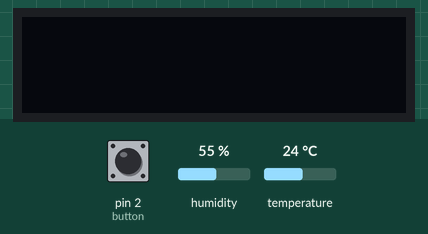
A sketch run on a simulated Arduino Uno, built with avr-gcc and run on an emulated ATmega328P. Shown: 128×32 one-colour display. The inputs (shaded band) are chosen by the test bench; at power-on: pin 2 (button) HIGH, humidity 55 %, temperature 24 °C.

Above: at 1.2 s.
1.3 s: pin 2 (button) pulled LOW for 0.15 s
At 2.2 s:
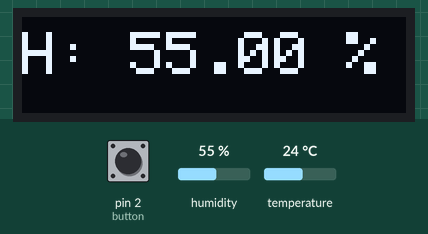
2.9 s: pin 2 (button) pulled LOW for 1 s
At 3.2 s:
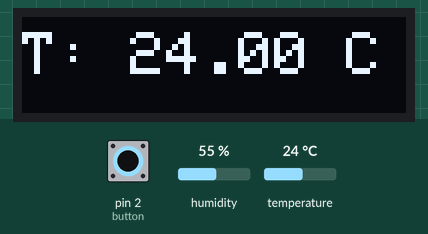
5.4 s: pin 2 (button) pulled LOW for 0.15 s
At 6.5 s:
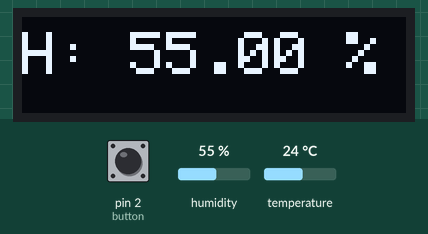
7.0 s: pin 2 (button) pulled LOW for 3.2 s
At 7.6 s:
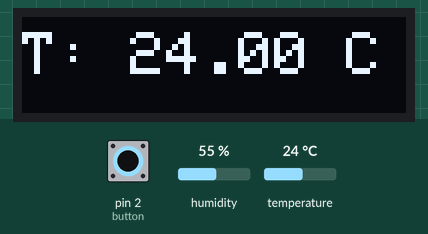
Timing chart, 0 to 10.0 s (numbered marks = the images above; inputs shaded):
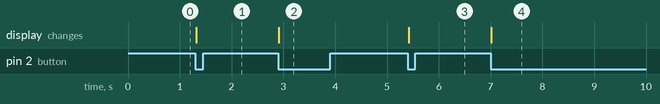

The sketch:

5-switch-v2.ino
```cpp
#include <DHT.h>
#include <Adafruit_GFX.h>
#include <Adafruit_SSD1306.h>
#include <SPI.h>
#define DHTPin 8
#define SCREEN_WIDTH 128
#define SCREEN_HEIGHT 32
#define button 2

volatile bool status = false;
bool lastButtonState = HIGH;
bool isTemperatureDisplayed = true;

DHT dht(DHTPin, DHT22);
Adafruit_SSD1306 display(SCREEN_WIDTH, SCREEN_HEIGHT, &Wire, -1);

float temp, hum;
String data;

void ISRoutine() {
  status = true;
}

void setup() {
  Serial.begin(9600);
  dht.begin();
  pinMode(button, INPUT);
  attachInterrupt(digitalPinToInterrupt(button), ISRoutine, FALLING);

  if (!display.begin(SSD1306_SWITCHCAPVCC, 0x3C)) {
    Serial.println(F("SSD1306 allocation failed"));
    for (;;);
  }
  display.clearDisplay();
  display.setTextSize(2);
  display.setTextColor(WHITE);
}

void loop() {
  int buttonState = digitalRead(button);

  if (buttonState == LOW && lastButtonState == HIGH) {
    isTemperatureDisplayed = !isTemperatureDisplayed;
    status = true;
  }

  lastButtonState = buttonState;

  if (status) {
    display.clearDisplay();
    display.setCursor(0, 5);

    temp = dht.readTemperature();
    hum = dht.readHumidity();

    if (!isnan(temp) && !isnan(hum)) {
      if (isTemperatureDisplayed) {
        display.println("T: " + String(temp) + " C");
      } else {
        display.println("H: " + String(hum) + " %");
      }
    } else {
      display.println("Failed to read sensor");
    }
    display.display();
    status = false;
  }
}
```

Measured:
- after the input at 1.3 s, the display: changes at once (image 1)
- after the input at 2.9 s, the display: changes at once (image 2)
- after the input at 5.4 s, the display: changes at once (image 3)
- after the input at 7.0 s, the display: changes at once (image 4)
